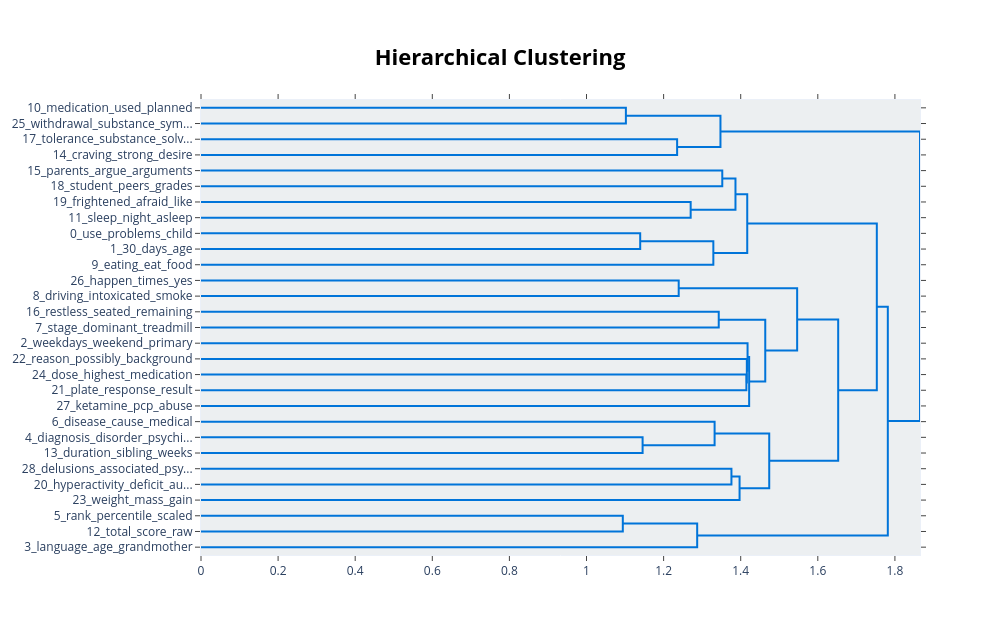

The notebook cell saved with this chart:
### Markdown cell above
## Visualize hierarchy

### Code cell
topic_model.visualize_hierarchy()

### Figure 1 — Plotly figure (JSON) as saved in the notebook; plotly's stock layout.template omitted (floating-point values rounded to 4 significant figures)
{"data": [{"hoverinfo": "text", "marker": {"color": "rgb(0,116,217)"}, "mode": "lines", "type": "scatter", "x": [0, 1.102, 1.102, 0], "xaxis": "x", "y": [-5, -5, -15, -15], "yaxis": "y"}, {"hoverinfo": "text", "marker": {"color": "rgb(0,116,217)"}, "mode": "lines", "type": "scatter", "x": [0, 1.235, 1.235, 0], "xaxis": "x", "y": [-25, -25, -35, -35], "yaxis": "y"}, {"hoverinfo": "text", "marker": {"color": "rgb(0,116,217)"}, "mode": "lines", "type": "scatter", "x": [1.102, 1.347, 1.347, 1.235], "xaxis": "x", "y": [-10, -10, -30, -30], "yaxis": "y"}, {"hoverinfo": "text", "marker": {"color": "rgb(0,116,217)"}, "mode": "lines", "type": "scatter", "x": [0, 1.352, 1.352, 0], "xaxis": "x", "y": [-45, -45, -55, -55], "yaxis": "y"}, {"hoverinfo": "text", "marker": {"color": "rgb(0,116,217)"}, "mode": "lines", "type": "scatter", "x": [0, 1.27, 1.27, 0], "xaxis": "x", "y": [-65, -65, -75, -75], "yaxis": "y"}, {"hoverinfo": "text", "marker": {"color": "rgb(0,116,217)"}, "mode": "lines", "type": "scatter", "x": [1.352, 1.386, 1.386, 1.27], "xaxis": "x", "y": [-50, -50, -70, -70], "yaxis": "y"}, {"hoverinfo": "text", "marker": {"color": "rgb(0,116,217)"}, "mode": "lines", "type": "scatter", "x": [0, 1.139, 1.139, 0], "xaxis": "x", "y": [-85, -85, -95, -95], "yaxis": "y"}, {"hoverinfo": "text", "marker": {"color": "rgb(0,116,217)"}, "mode": "lines", "type": "scatter", "x": [1.139, 1.329, 1.329, 0], "xaxis": "x", "y": [-90, -90, -105, -105], "yaxis": "y"}, {"hoverinfo": "text", "marker": {"color": "rgb(0,116,217)"}, "mode": "lines", "type": "scatter", "x": [1.386, 1.417, 1.417, 1.329], "xaxis": "x", "y": [-60, -60, -97.5, -97.5], "yaxis": "y"}, {"hoverinfo": "text", "marker": {"color": "rgb(0,116,217)"}, "mode": "lines", "type": "scatter", "x": [0, 1.239, 1.239, 0], "xaxis": "x", "y": [-115, -115, -125, -125], "yaxis": "y"}, {"hoverinfo": "text", "marker": {"color": "rgb(0,116,217)"}, "mode": "lines", "type": "scatter", "x": [0, 1.343, 1.343, 0], "xaxis": "x", "y": [-135, -135, -145, -145], "yaxis": "y"}, {"hoverinfo": "text", "marker": {"color": "rgb(0,116,217)"}, "mode": "lines", "type": "scatter", "x": [0, 1.415, 1.415, 0], "xaxis": "x", "y": [-175, -175, -185, -185], "yaxis": "y"}, {"hoverinfo": "text", "marker": {"color": "rgb(0,116,217)"}, "mode": "lines", "type": "scatter", "x": [0, 1.416, 1.416, 1.415], "xaxis": "x", "y": [-165, -165, -180, -180], "yaxis": "y"}, {"hoverinfo": "text", "marker": {"color": "rgb(0,116,217)"}, "mode": "lines", "type": "scatter", "x": [0, 1.418, 1.418, 1.416], "xaxis": "x", "y": [-155, -155, -172.5, -172.5], "yaxis": "y"}, {"hoverinfo": "text", "marker": {"color": "rgb(0,116,217)"}, "mode": "lines", "type": "scatter", "x": [1.418, 1.422, 1.422, 0], "xaxis": "x", "y": [-163.8, -163.8, -195, -195], "yaxis": "y"}, {"hoverinfo": "text", "marker": {"color": "rgb(0,116,217)"}, "mode": "lines", "type": "scatter", "x": [1.343, 1.464, 1.464, 1.422], "xaxis": "x", "y": [-140, -140, -179.4, -179.4], "yaxis": "y"}, {"hoverinfo": "text", "marker": {"color": "rgb(0,116,217)"}, "mode": "lines", "type": "scatter", "x": [1.239, 1.546, 1.546, 1.464], "xaxis": "x", "y": [-120, -120, -159.7, -159.7], "yaxis": "y"}, {"hoverinfo": "text", "marker": {"color": "rgb(0,116,217)"}, "mode": "lines", "type": "scatter", "x": [0, 1.146, 1.146, 0], "xaxis": "x", "y": [-215, -215, -225, -225], "yaxis": "y"}, {"hoverinfo": "text", "marker": {"color": "rgb(0,116,217)"}, "mode": "lines", "type": "scatter", "x": [0, 1.332, 1.332, 1.146], "xaxis": "x", "y": [-205, -205, -220, -220], "yaxis": "y"}, {"hoverinfo": "text", "marker": {"color": "rgb(0,116,217)"}, "mode": "lines", "type": "scatter", "x": [0, 1.376, 1.376, 0], "xaxis": "x", "y": [-235, -235, -245, -245], "yaxis": "y"}, {"hoverinfo": "text", "marker": {"color": "rgb(0,116,217)"}, "mode": "lines", "type": "scatter", "x": [1.376, 1.397, 1.397, 0], "xaxis": "x", "y": [-240, -240, -255, -255], "yaxis": "y"}, {"hoverinfo": "text", "marker": {"color": "rgb(0,116,217)"}, "mode": "lines", "type": "scatter", "x": [1.332, 1.474, 1.474, 1.397], "xaxis": "x", "y": [-212.5, -212.5, -247.5, -247.5], "yaxis": "y"}, {"hoverinfo": "text", "marker": {"color": "rgb(0,116,217)"}, "mode": "lines", "type": "scatter", "x": [1.546, 1.653, 1.653, 1.474], "xaxis": "x", "y": [-139.8, -139.8, -230, -230], "yaxis": "y"}, {"hoverinfo": "text", "marker": {"color": "rgb(0,116,217)"}, "mode": "lines", "type": "scatter", "x": [1.417, 1.753, 1.753, 1.653], "xaxis": "x", "y": [-78.75, -78.75, -184.9, -184.9], "yaxis": "y"}, {"hoverinfo": "text", "marker": {"color": "rgb(0,116,217)"}, "mode": "lines", "type": "scatter", "x": [0, 1.094, 1.094, 0], "xaxis": "x", "y": [-265, -265, -275, -275], "yaxis": "y"}, {"hoverinfo": "text", "marker": {"color": "rgb(0,116,217)"}, "mode": "lines", "type": "scatter", "x": [1.094, 1.287, 1.287, 0], "xaxis": "x", "y": [-270, -270, -285, -285], "yaxis": "y"}, {"hoverinfo": "text", "marker": {"color": "rgb(0,116,217)"}, "mode": "lines", "type": "scatter", "x": [1.753, 1.782, 1.782, 1.287], "xaxis": "x", "y": [-131.8, -131.8, -277.5, -277.5], "yaxis": "y"}, {"hoverinfo": "text", "marker": {"color": "rgb(0,116,217)"}, "mode": "lines", "type": "scatter", "x": [1.347, 1.865, 1.865, 1.782], "xaxis": "x", "y": [-20, -20, -204.7, -204.7], "yaxis": "y"}], "layout": {"autosize": false, "height": 635, "hoverlabel": {"bgcolor": "white", "font": {"family": "Rockwell", "size": 16}}, "hovermode": "closest", "plot_bgcolor": "#ECEFF1", "showlegend": false, "title": {"font": {"color": "Black", "size": 22}, "text": "<b>Hierarchical Clustering</b>", "x": 0.5, "xanchor": "center", "yanchor": "top"}, "width": 1000, "xaxis": {"mirror": "allticks", "rangemode": "tozero", "showgrid": false, "showline": true, "showticklabels": true, "ticks": "outside", "type": "linear", "zeroline": false}, "yaxis": {"mirror": "allticks", "range": [-290, 0], "rangemode": "tozero", "showgrid": false, "showline": true, "showticklabels": true, "tickmode": "array", "ticks": "outside", "ticktext": ["10_medication_used_planned", "25_withdrawal_substance_sym...", "17_tolerance_substance_solv...", "14_craving_strong_desire", "15_parents_argue_arguments", "18_student_peers_grades", "19_frightened_afraid_like", "11_sleep_night_asleep", "0_use_problems_child", "1_30_days_age", "9_eating_eat_food", "26_happen_times_yes", "8_driving_intoxicated_smoke", "16_restless_seated_remaining", "7_stage_dominant_treadmill", "2_weekdays_weekend_primary", "22_reason_possibly_background", "24_dose_highest_medication", "21_plate_response_result", "27_ketamine_pcp_abuse", "6_disease_cause_medical", "4_diagnosis_disorder_psychi...", "13_duration_sibling_weeks", "28_delusions_associated_psy...", "20_hyperactivity_deficit_au...", "23_weight_mass_gain", "5_rank_percentile_scaled", "12_total_score_raw", "3_language_age_grandmother"], "tickvals": [-5, -15, -25, -35, -45, -55, -65, -75, -85, -95, -105, -115, -125, -135, -145, -155, -165, -175, -185, -195, -205, -215, -225, -235, -245, -255, -265, -275, -285], "type": "linear", "zeroline": false}}}
